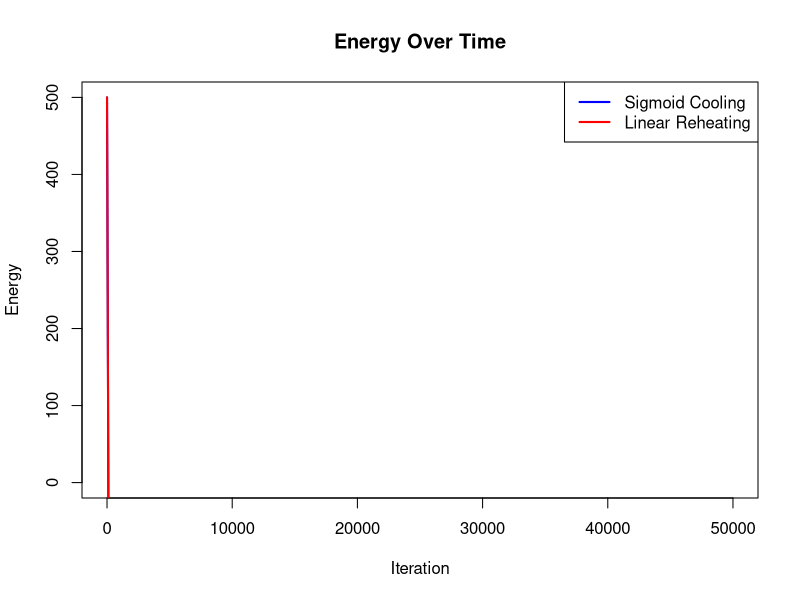

The R source for this figure:
##----------------------------------------------------------------------
## EVERYTHING YOU NEED TO CHANGE IS IN THIS SECTION OR THE FINAL SECTION

# Number of doctors available
ndoctors <- 10

# Number of nurses
nnurses <- 15

# Number of days in the schedule
ndays <- 7

# Number of staff present for each shift (must have same # of shifts)
# e.g., c(2, 3, 3) has three shifts with 2, 3, 3 people respectively
doctorstaffing <- c(2, 2, 2)
nursestaffing <- c(3, 3, 3)

# Penalties for violating each of six constraints
# Penalty 1: Each instance of three consecutive shifts (including overnight)
# Penalty 2: Each person who does not have two days off AT ALL
# Penalty 3: Each person who does not have two days off IN A ROW
# Penalty 4: Each instance of first shift following last shift on prev day
# Penalty 5: Each instance of working both weekend days (days 1, 2)
# Penalty 6: Weights for the stdev of nurses'/doctors' shifts in the schedule
#            (trying to make everyone work similar amounts)
penalties <- c(100, 100, 0.5, 5, 1, 2)

# Number of iterations (if too small, might not be able to explore enough)
niter <- 50000

# The cooling schedule: what should the temperature be at step i out of n
coolingschedule <- function(i,n)
{
  # If you want greedy optimization, just fix some low temperature
  #return(1e-3)
  
  # Linear cooling schedule from 1 down to 0
  return(1 - (i/(n+1)))
  
  # Logarithmic cooling schedule (goes down really slowly,
  # choose constant to make sure the temp gets low enough)
  #return(0.02/log(1+(i+1)/n))
}

## END OF PARAMETER SECTION
##----------------------------------------------------------------------

# (Some things which are calculated automatically)
doctorindices <- c(1,cumsum(doctorstaffing)+1)
nurseindices <- c(1,cumsum(nursestaffing)+1)
nshifts <- length(doctorstaffing)

# Function to calculate the "energy" (total cost of violations)
get_energy <- function(doctorsunwrapped, nursesunwrapped, penalties)
{
  return(get_energy_sub(doctorsunwrapped,penalties)+
           get_energy_sub(nursesunwrapped,penalties))
}

# ...calculates the energy contribution from doctors & nurses separately
get_energy_sub <- function(subsched, penalties)
{
  energy <- 0
  
  # Array to keep track of total number of shifts worked by each worker
  totshift <- rep(0, dim(subsched)[1])
  
  # Go through the schedule worker by worker...
  for (i in 1:dim(subsched)[1])
  {
    # Count number of shifts for that worker
    totshift[i] <- sum(subsched[i,,])
    
    # Look at whether worker works the last shift on the last day
    lastshift <- subsched[i,ndays,nshifts]
    
    # Look at whether worker has the last day off
    prevoff <- all(subsched[i,ndays,] == FALSE)
    
    daysoff <- 0
    twoinarow <- 1
    
    # If worked the very last shift, did you work the shift before as well?
    #  (looking to capture three shifts in a row wrapping around week to week)
    if (lastshift == 1)
    {
      lastshift <- lastshift + subsched[i,ndays,nshifts-1]
    }
    
    # For each day in the schedule...
    for (j in 1:ndays)
    {
      # If you have the day off, count it;
      #  if the previous day was also off, satisfy "two days off in a row"
      if (all(subsched[i,j,] == FALSE))
      {
        daysoff <- daysoff + 1
        if (prevoff)
        {
          twoinarow <- 0
        }
        prevoff <- TRUE
      }
      else # specifically on the second day, if you worked today and yesterday,
      { # that's a penalty (treating first two days as the weekend)
        if (!prevoff && j == 2)
        {
          energy <- energy + penalties[5]
        }
        prevoff <- FALSE
      }
      # Now check for wraparound shift streaks and assess penalties
      if (subsched[i,j,1] == 1)
      {
        lastshift <- lastshift + 1
        if (lastshift > 1)
        {
          energy <- energy + penalties[4]
        }
        if (lastshift > 2)
        {
          energy <- energy + penalties[1]
        }
      }
      else
      {
        lastshift <- 0
      }
      # Once that is done, move through the remaining shifts, assessing penalties
      for (k in 2:nshifts)
      {
        if (subsched[i,j,k] == 1)
        {
          lastshift <- lastshift + 1
          if (lastshift > 2)
          {
            energy <- energy + penalties[1]
          }
        }
        else
        {
          lastshift <- 0
        }
      }
    }
    # After finishing the week, assess penalties related to days off
    energy <- energy + twoinarow * penalties[3] + (daysoff < 2) * penalties[2]
  }
  
  # Penalize energy according to standard deviation among shifts
  energy <- energy + penalties[6] * sd(totshift)
  return(energy)
}

# Initial point: put people into the schedule in numerical order each day
totalspots <- ndays * sum(doctorstaffing)
initialloop <- rep(1:ndoctors, ceiling(totalspots/ndoctors))
doctorschedule <- matrix(initialloop[1:totalspots], nrow = sum(doctorstaffing), ncol = ndays)
totalspots <- ndays * sum(nursestaffing)
initialloop <- rep(1:nnurses, ceiling(totalspots/nnurses))
nurseschedule <- matrix(initialloop[1:totalspots], nrow = sum(nursestaffing), ncol = ndays)

# Fill in the "unwrapped" schedules (separate schedule for each worker)
doctorsunwrapped <- array(0, c(ndoctors,ndays,nshifts))
for (i in 1:ndays)
{
  for (j in 1:nshifts)
  {
    for (k in doctorindices[j]:(doctorindices[j+1]-1))
    {
      doctorsunwrapped[doctorschedule[k,i],i,j] <- 1
    }
  }
}

nursesunwrapped <- array(0, c(nnurses,ndays,nshifts))
for (i in 1:ndays)
{
  for (j in 1:nshifts)
  {
    for (k in nurseindices[j]:(nurseindices[j+1]-1))
    {
      nursesunwrapped[nurseschedule[k,i],i,j] <- 1
    }
  }
}

# Starting energy...
energy <- rep(0,niter)
energy[1] <- get_energy(doctorsunwrapped, nursesunwrapped, penalties)

# Now run the Gibbs sampler.
for (i in 2:niter)
{
  # Current temperature (from our cooling schedule)
  temperature <- coolingschedule(i,niter)
  
  # Flip a coin to switch either a doctor or a nurse shift.
  if (runif(1) < 0.5)
  {
    # Choose a random shift
    prop <- doctorschedule
    posx <- sample(1:sum(doctorstaffing),1)
    posy <- sample(1:ndays,1)
    
    # Calculate which workers are available to swap into that shift and pick one
    available <- 1:ndoctors
    myblock <- min(which(doctorindices>posx))-1
    for (j in doctorindices[myblock]:(doctorindices[myblock+1]-1))
    {
      if (j != posx)
      {
        available <- setdiff(available, doctorschedule[j,posy])
      }
    }
    prop[posx,posy] <- sample(available,1)
    propunwrapped <- doctorsunwrapped
    propunwrapped[doctorschedule[posx,posy],posy,myblock] <- 0
    propunwrapped[prop[posx,posy],posy,myblock] <- 1
    
    # Calculate energy of new configuration
    new_energy <- get_energy(propunwrapped, nursesunwrapped, penalties)
    
    # With the appropriate probability, update state/energy
    if(runif(1) < exp((energy[i-1]-new_energy)/temperature))
    {
      energy[i] <- new_energy
      doctorschedule <- prop
      doctorsunwrapped <- propunwrapped
    }
    else # otherwise, leave things as they stand.
    {
      energy[i] <- energy[i-1]
    }
  }
  else # same as above, but if you are swapping a nurse
  {
    prop <- nurseschedule
    posx <- sample(1:sum(nursestaffing),1)
    posy <- sample(1:ndays,1)
    available <- 1:nnurses
    myblock <- min(which(nurseindices>posx))-1
    for (j in nurseindices[myblock]:(nurseindices[myblock+1]-1))
    {
      if (j != posx)
      {
        available <- setdiff(available, nurseschedule[j,posy])
      }
    }
    prop[posx,posy] <- sample(available,1)
    
    propunwrapped <- nursesunwrapped
    propunwrapped[nurseschedule[posx,posy],posy,myblock] <- 0
    propunwrapped[prop[posx,posy],posy,myblock] <- 1
    
    new_energy <- get_energy(doctorsunwrapped, propunwrapped, penalties)
    
    if(runif(1) < exp((energy[i-1]-new_energy)/temperature))
    {
      energy[i] <- new_energy
      nurseschedule <- prop
      nursesunwrapped <- propunwrapped
    }
    else
    {
      energy[i] <- energy[i-1]
    }
  }
}

##----------------------------------------------------------------------
## EVERYTHING YOU NEED TO CHANGE IS IN THIS SECTION OR THE FIRST SECTION

# Various things you might want to look at:


# Define schedules
sigmoid_cooling <- function(i, n) {
  steepness <- 12  # Adjust steepness of sigmoid
  midpoint <- n / 2  # Midpoint of the iterations
  return(1 / (1 + exp(steepness * (i - midpoint) / n)))
}

linear_reheat_negative <- function(i, n, T_start = 1, T_end = 0.1) {
  return(T_start - (T_start - T_end) * (i / n))
}

# Simulated energy trajectory
simulate_energy <- function(cooling_schedule, niter, color) {
  energy <- numeric(niter)
  energy[1] <- 500  # Initial energy value
  
  for (i in 2:niter) {
    temp <- cooling_schedule(i, niter)
    proposed_energy <- energy[i - 1] - rnorm(1, mean = 5, sd = 2)
    delta <- proposed_energy - energy[i - 1]
    if (runif(1) < exp(-delta / temp)) {
      energy[i] <- proposed_energy
    } else {
      energy[i] <- energy[i - 1]
    }
  }
  
  lines(energy, col = color, lwd = 2)
}

# Plot setup
niter <- 50000
plot(1, type = "n", xlim = c(1, niter), ylim = c(0, 500),
     main = "Energy Over Time",
     xlab = "Iteration", ylab = "Energy")

# Simulate sigmoid cooling
simulate_energy(sigmoid_cooling, niter, "blue")

# Simulate linear reheating
simulate_energy(linear_reheat_negative, niter, "red")

legend("topright", legend = c("Sigmoid Cooling", "Linear Reheating"),
       col = c("blue", "red"), lwd = 2)
